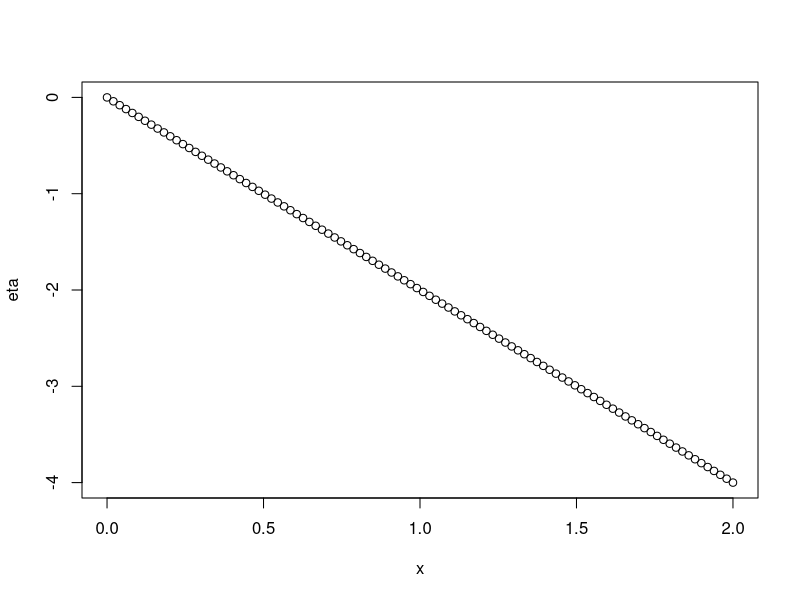
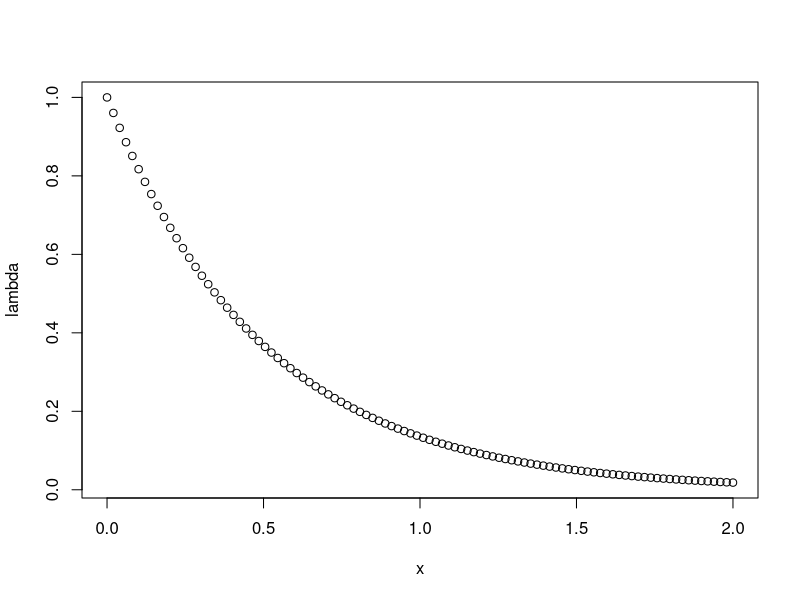
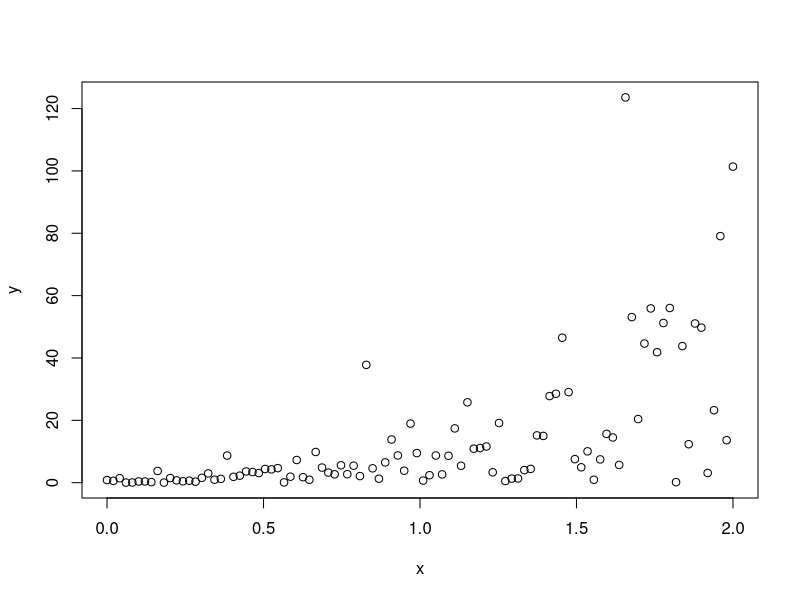
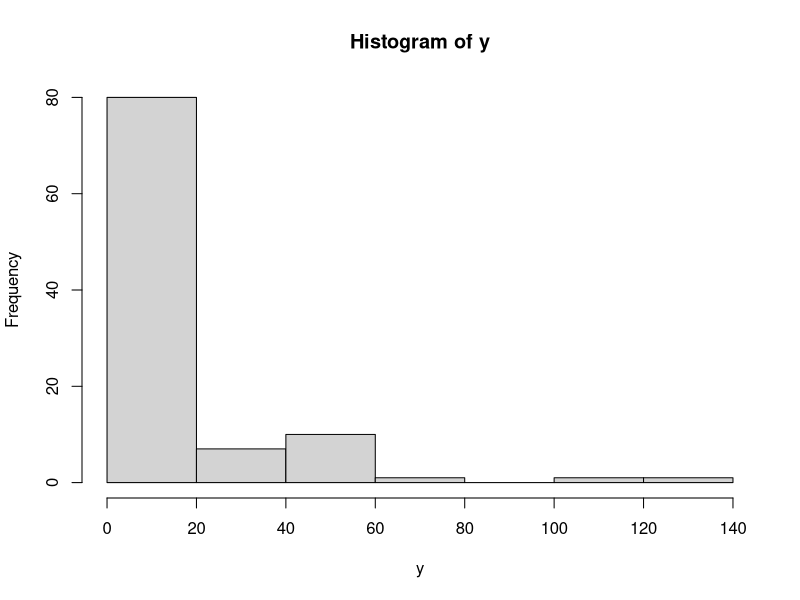
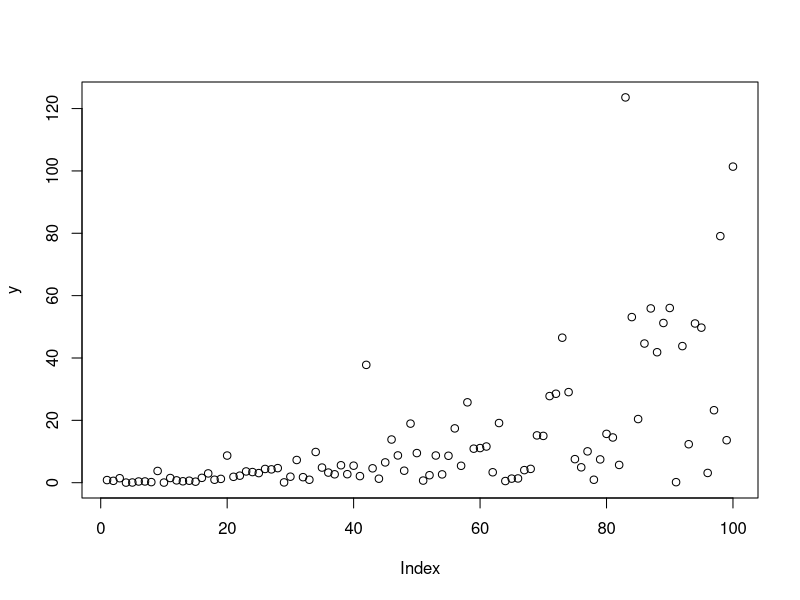
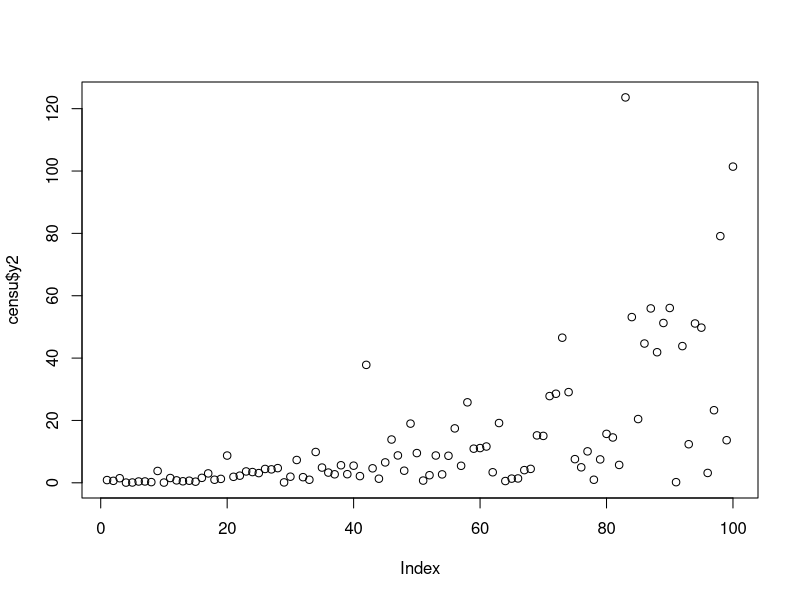
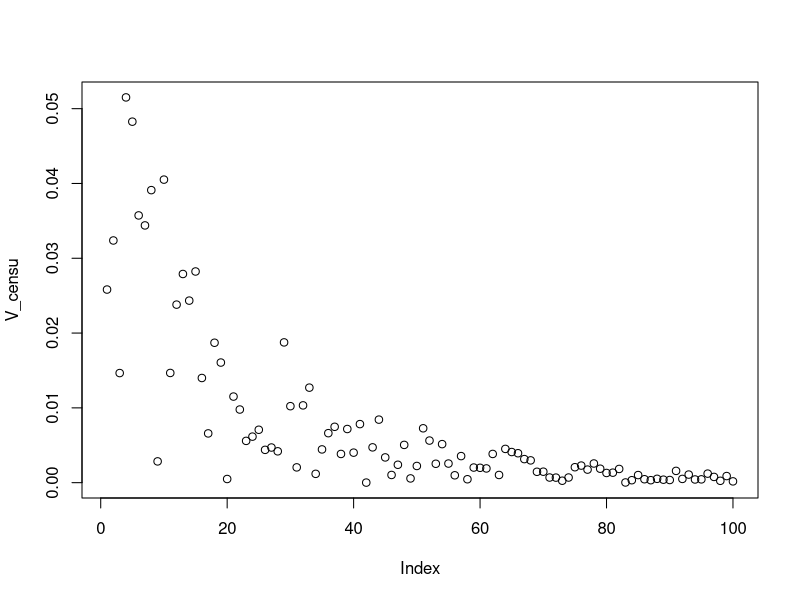

Source code (R) for these figures, in order: (Note: this script raises an error after producing the figures.)
# Trabalho inferência
citation()
# Exponencial
x <- seq(0, 2, l = 100)
b0 = log(1)
b1 = -2
lambda = exp(b0 +b1*x)
eta = b0 +b1*x # preditor de cada lambda
plot(eta ~ x)
lambda = exp(eta)
eta
lambda
summary(lambda)
plot(lambda ~ x)
# Simulação das observações
set.seed(123)
y = rexp(100, rate = lambda)
plot(y ~ x)
hist(y)
summary(y)
y
plot(y)

# criando as observações censuradas
y1 <- y - 0.03
y2 <- y + 0.03
censu <- data.frame(y1, y2)
censu
plot(censu$y2)
#verossimilhança da censura
# função de verossimilhança
V_censu <- c()
for(i in 1:100){
  V_censu[i] <- pexp(censu$y2[i], rate = lambda[i]) - pexp(censu$y1[i], rate = lambda[i])
}
plot(V_censu)

#log-verossimill_censu <- log(V_censu)lhança

ll_censu
summary(ll_censu)
plot(-ll_censu)
curve(log, -11.680, -2.966)
# Verossimilhança
vero <- sum(-ll_censu)
vero

#estimando
#log-verossimilhança
ll <- function(theta, inferior, superior, x){
  lambda = exp(theta[1] + theta[2]*x)
  output <- -sum(log(pexp(superior, rate = lambda) - pexp(inferior, rate = lambda)))
  return(output)
}
curve(ll(theta = c(log(1), -2), inferior = censu$y1, superior = censu$y2, x = x))
# avaliar
bla <- ll(theta = c(log(1), -2), inferior = censu$y1, superior = censu$y2, x = x)
ll(theta = c(log(0.5), -0.5), inferior = censu$y1, superior = censu$y2, x = x)

# maximizando a função
grid_b0 <- seq(0.1, 10, l = 50)
grid_b1 <- seq(-1, 1, l = 50)
grid = expand.grid(grid_b0, grid_b1)
head(grid)

#avaliando em todos os pontos do grid
ll_valor <- c()
for(i in 1:2500){
  ll_valor[i] <- ll(theta = as.numeric(grid[i, ]), inferior = censu$y1, 
                    superior = censu$y2, x = x)
}

image(grid_b0, grid_b1, matrix(ll_valor, 50, 50))
grid$ll_valor = ll_valor
grid[which.max(grid$ll_valor), ]

#otimizando numericamente
#colocar ll para retornar o negativo da ll antes
oo <- optim(par = c(1, -3), fn = ll, inferior = censu$y1, 
            superior = censu$y2, x = x, hessian = TRUE)
#hessian são os valores das funções score
str(oo)
oo$par
oo$value
oo$convergence
oo$message
oo$hessian
inv_Io <- solve(oo$hessian)
inv_Io
ic_Max <- oo$par + qnorm(0.975)*sqrt(diag(inv_Io)) 
ic_Min <- oo$par - qnorm(0.975)*sqrt(diag(inv_Io))
cbind(ic_Min, oo$par, ic_Max)
oo$par






